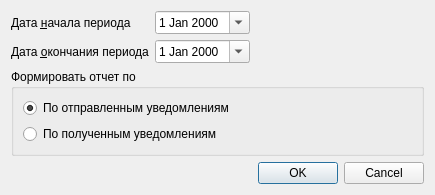
<?xml version="1.0" encoding="UTF-8"?>
<ui version="4.0">
 <class>ActDeattachCheckSetupDialog</class>
 <widget class="QDialog" name="ActDeattachCheckSetupDialog">
  <property name="geometry">
   <rect>
    <x>0</x>
    <y>0</y>
    <width>435</width>
    <height>184</height>
   </rect>
  </property>
  <property name="windowTitle">
   <string>параметры отчета</string>
  </property>
  <layout class="QGridLayout" name="gridLayout">
   <item row="5" column="0" rowspan="2" colspan="3">
    <widget class="QDialogButtonBox" name="buttonBox">
     <property name="orientation">
      <enum>Qt::Horizontal</enum>
     </property>
     <property name="standardButtons">
      <set>QDialogButtonBox::Cancel|QDialogButtonBox::Ok</set>
     </property>
    </widget>
   </item>
   <item row="0" column="2">
    <spacer name="spacer">
     <property name="orientation">
      <enum>Qt::Horizontal</enum>
     </property>
     <property name="sizeHint" stdset="0">
      <size>
       <width>190</width>
       <height>20</height>
      </size>
     </property>
    </spacer>
   </item>
   <item row="2" column="2">
    <spacer name="spacer_2">
     <property name="orientation">
      <enum>Qt::Horizontal</enum>
     </property>
     <property name="sizeHint" stdset="0">
      <size>
       <width>190</width>
       <height>20</height>
      </size>
     </property>
    </spacer>
   </item>
   <item row="2" column="0">
    <widget class="QLabel" name="lblEndDate">
     <property name="text">
      <string>Дата &amp;окончания периода</string>
     </property>
     <property name="buddy">
      <cstring>edtEndDate</cstring>
     </property>
    </widget>
   </item>
   <item row="0" column="1">
    <widget class="CDateEdit" name="edtBegDate">
     <property name="minimumSize">
      <size>
       <width>95</width>
       <height>0</height>
      </size>
     </property>
     <property name="calendarPopup">
      <bool>true</bool>
     </property>
    </widget>
   </item>
   <item row="2" column="1">
    <widget class="CDateEdit" name="edtEndDate">
     <property name="minimumSize">
      <size>
       <width>95</width>
       <height>0</height>
      </size>
     </property>
     <property name="calendarPopup">
      <bool>true</bool>
     </property>
    </widget>
   </item>
   <item row="0" column="0">
    <widget class="QLabel" name="lblBegDate">
     <property name="text">
      <string>Дата &amp;начала периода</string>
     </property>
     <property name="buddy">
      <cstring>edtBegDate</cstring>
     </property>
    </widget>
   </item>
   <item row="4" column="0">
    <spacer name="verticalSpacer">
     <property name="orientation">
      <enum>Qt::Vertical</enum>
     </property>
     <property name="sizeHint" stdset="0">
      <size>
       <width>20</width>
       <height>40</height>
      </size>
     </property>
    </spacer>
   </item>
   <item row="3" column="0" colspan="3">
    <widget class="QGroupBox" name="groupBox">
     <property name="title">
      <string>Формировать отчет по</string>
     </property>
     <layout class="QVBoxLayout" name="verticalLayout">
      <item>
       <widget class="QRadioButton" name="rbActType1">
        <property name="text">
         <string>По отправленным уведомлениям</string>
        </property>
        <property name="checked">
         <bool>true</bool>
        </property>
       </widget>
      </item>
      <item>
       <widget class="QRadioButton" name="rbActType2">
        <property name="text">
         <string>По полученным уведомлениям</string>
        </property>
       </widget>
      </item>
     </layout>
    </widget>
   </item>
  </layout>
 </widget>
 <customwidgets>
  <customwidget>
   <class>CDateEdit</class>
   <extends>QDateEdit</extends>
   <header>library/DateEdit</header>
  </customwidget>
 </customwidgets>
 <resources/>
 <connections>
  <connection>
   <sender>buttonBox</sender>
   <signal>accepted()</signal>
   <receiver>ActDeattachCheckSetupDialog</receiver>
   <slot>accept()</slot>
   <hints>
    <hint type="sourcelabel">
     <x>248</x>
     <y>254</y>
    </hint>
    <hint type="destinationlabel">
     <x>157</x>
     <y>274</y>
    </hint>
   </hints>
  </connection>
  <connection>
   <sender>buttonBox</sender>
   <signal>rejected()</signal>
   <receiver>ActDeattachCheckSetupDialog</receiver>
   <slot>reject()</slot>
   <hints>
    <hint type="sourcelabel">
     <x>316</x>
     <y>260</y>
    </hint>
    <hint type="destinationlabel">
     <x>286</x>
     <y>274</y>
    </hint>
   </hints>
  </connection>
 </connections>
</ui>
